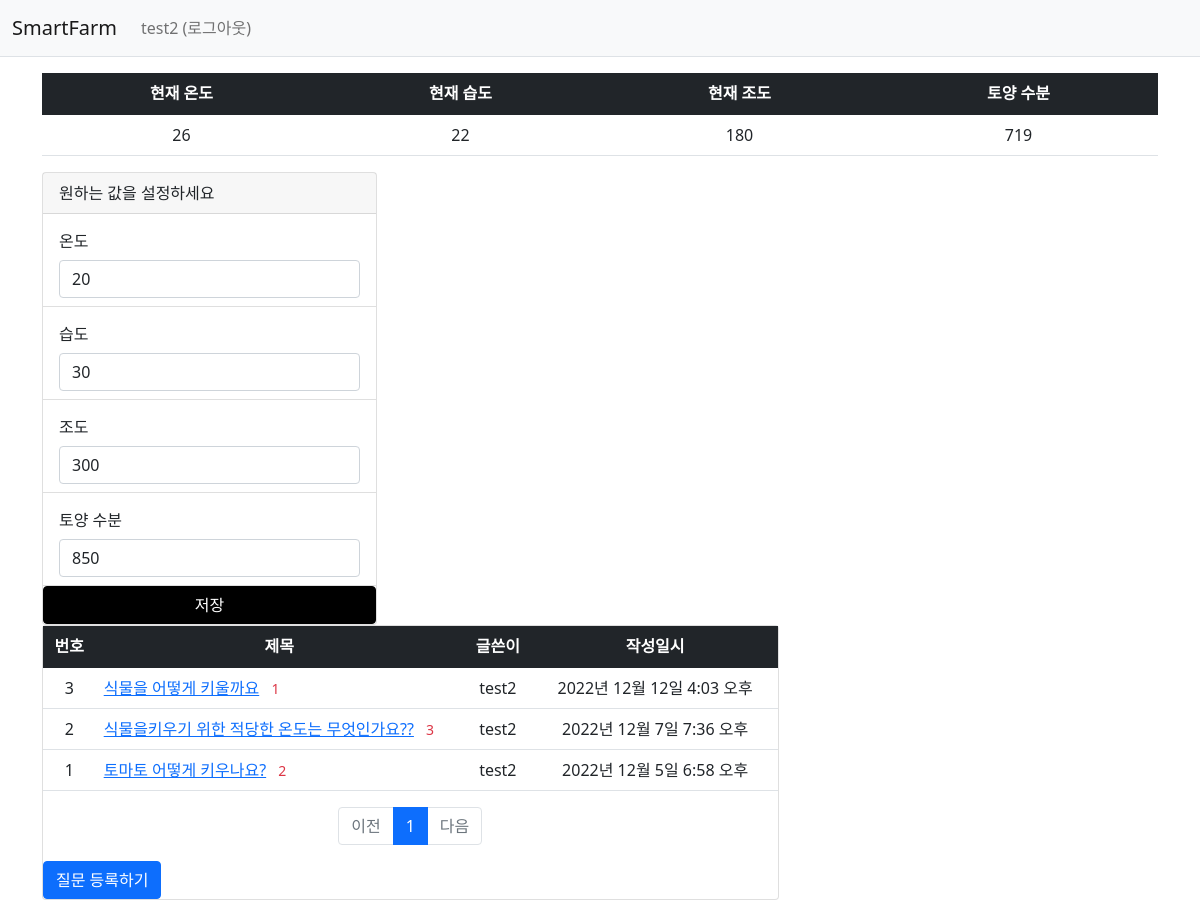
Screenshot of /farm/2/ (signed in) with the database file from the repository.
### common/models.py (models this page shows)
class CustomUser(AbstractUser):
    address = models.TextField()

### farm/models.py (models this page shows, shortened)
class Aduino(models.Model):
    useridx = models.IntegerField()
    author = models.ForeignKey(CustomUser, on_delete=models.CASCADE)
    devicer= models.IntegerField()
    temp = models.IntegerField()
    hum = models.IntegerField()
    illum = models.IntegerField()
    waterCycle= models.IntegerField()
    nowtemp = models.IntegerField()
    nowhum = models.IntegerField()
    nowillum = models.IntegerField()
    nowwaterCycle= models.IntegerField()

class Question(models.Model):
    author = models.ForeignKey(CustomUser, on_delete=models.CASCADE)
    subject = models.CharField(max_length=200)
    content = models.TextField()
    create_date = models.DateTimeField()

### farm/views.py (the view)
# urls.py: path('farm/<int:user_id>/', views.index, name='index'),
def index(request,user_id):
    aduino = get_object_or_404(Aduino, useridx=user_id)
    page = request.GET.get('page', '1')  # 페이지
    question_list = Question.objects.order_by('-create_date')
    paginator = Paginator(question_list, 10)  # 페이지당 10개씩 보여주기
    page_obj = paginator.get_page(page)
    context = {'aduino':aduino,'question_list': page_obj}
    return render(request, 'farm/dashboard.html', context)

### farm/templatetags/filter.py (called while the page is built)
@register.filter
def sub(value, arg):
    return value - arg

### templates/farm/dashboard.html (shortened to what this page needs)
{% extends 'base.html' %}
{% block content %}
{% if user.is_authenticated %}
{% load filter %}
  <div class="container my-3"  >
    <table class="table" id="here">
        <thead>
            <tr class="text-center table-dark">
                <th>현재 온도</th>
                <th >현재 습도</th>
                <th>현재 조도</th>
                <th>토양 수분</th>
            </tr>
        </thead>
        <tbody id="ajax">
        </tbody>
    </table>
    <div class="card" style="width: 30%; float:left; margin-right:50px;">
    <form method="post" action="{% url 'farm:aduino_insert' user.id %}">
        <div class="card-header" >원하는 값을 설정하세요</div>
        <ul class="list-group list-group-flush">
            <li class="list-group-item"><label for="temp" class="col-sm-6 col-form-label">온도 </label>
            <input type="text" class="form-control" name="temp" id="temp" value="{{ aduino.temp }}"
                   value="{{ form.temp.value|default_if_none:'' }}"></li>
            <li class="list-group-item"><label for="hum"class="col-sm-6 col-form-label">습도</label>
            <input type="text" class="form-control" name="hum" id="hum" value="{{ aduino.hum }}"
                          value="{{ form.hum.value|default_if_none:'' }}"></li>
            <li class="list-group-item"><label for="illum" class="col-sm-6 col-form-label">조도</label>
            <input type="text" class="form-control" name="illum" id="illum" value="{{ aduino.illum }}"
                                 value="{{ form.illum.value|default_if_none:'' }}"></li>
            <li class="list-group-item"><label for="waterCycle"class="col-sm-6 col-form-label">토양 수분</label>
            <input type="text" class="form-control" name="waterCycle" id="waterCycle"  value="{{ aduino.waterCycle }}"
                                        value="{{ form.waterCycle.value|default_if_none:'' }}"></li>
        <button type="submit" class="btn btn-primary" style="background-color:black; border-color:black;">저장</button>
      </ul>
  </form>
  </div>
<div class="card" style="width: 66%; float:left;">
  <form>
	<table class="table">
        <thead>
            <tr class="text-center table-dark">
                <th>번호</th>
                <th style="width:50%">제목</th>
                <th>글쓴이</th>
                <th>작성일시</th>
            </tr>
        </thead>
        <tbody>
        {% if question_list %}
        {% for question in question_list %}
        <tr class="text-center">
            <td>
                {{ question_list.paginator.count|sub:question_list.start_index|sub:forloop.counter0|add:1 }}
            </td>
            <td class="text-start">
                <a href="{% url 'farm:detail' question.id  %}">{{ question.subject }}</a>
                {% if question.answer_set.count > 0 %}
                <span class="text-danger small mx-2">{{ question.answer_set.count }}</span>
                {% endif %}
            </td>
            <td>{{ question.author.username }}</td>
            <td>{{ question.create_date }}</td>
        </tr>
        {% endfor %}
        {% else %}
        <tr>
            <td colspan="4">질문이 없습니다.</td>
        </tr>
        {% endif %}
        </tbody>
    </table>
      <ul class="pagination justify-content-center">
        {% if question_list.has_previous %}
        <li class="page-item">
            <a class="page-link" href="?page={{ question_list.previous_page_number }}">이전</a>
        </li>
        {% else %}
        <li class="page-item disabled">
            <a class="page-link" tabindex="-1" aria-disabled="true" href="#">이전</a>
        </li>
        {% endif %}
        {% for page_number in question_list.paginator.page_range %}
        {% if page_number >= question_list.number|add:-5 and page_number <= question_list.number|add:5 %}
        {% if page_number == question_list.number %}
        <li class="page-item active" aria-current="page">
            <a class="page-link" href="?page={{ page_number }}">{{ page_number }}</a>
        </li>
        {% else %}
        <li class="page-item">
            <a class="page-link" href="?page={{ page_number }}">{{ page_number }}</a>
        </li>
        {% endif %}
        {% endif %}
        {% endfor %}
        {% if question_list.has_next %}
        <li class="page-item">
            <a class="page-link" href="?page={{ question_list.next_page_number }}">다음</a>
        </li>
        {% else %}
        <li class="page-item disabled">
            <a class="page-link" tabindex="-1" aria-disabled="true" href="#">다음</a>
        </li>
        {% endif %}
    </ul>
    <a href="{% url 'farm:question_create' %}" class="btn btn-primary">질문 등록하기</a>
</form>
</div>
</div>
{% else %}
<head>
    <meta http-equiv="refresh" content="0; {% url 'common:login' %}">
</head>
{% endif %}
{%endblock%}

### templates/navbar.html (shortened to what this page needs)
<nav class="navbar navbar-expand-lg navbar-light bg-light border-bottom">
    <div class="container-fluid">
        {% if user.is_authenticated %}
        <a class="navbar-brand" href="{% url 'farm:index' user.id%}">SmartFarm</a>
        {% else %}
        <a class="navbar-brand" href="{% url 'common:login' %}">SmartFarm</a>
        {%endif%}
        <div class="collapse navbar-collapse" id="navbarSupportedContent">
            <ul class="navbar-nav me-auto mb-2 mb-lg-0">
                <li class="nav-item">
                    {% if user.is_authenticated %}
                    <a class="nav-link" href="{% url 'common:logout' %}">{{ user.username }} (로그아웃)</a>
                    {% else %}
                    <a class="nav-link" href="{% url 'common:login' %}">로그인</a>
                    {% endif %}
                </li>
            </ul>
        </div>
    </div>
</nav>

### rows the page displays
CustomUser: username "test2"
Aduino: temp "20", hum "30", illum "300", waterCycle "850"
Question: paginator.count|sub "3", subject "식물을 어떻게 키울까요", answer_set.count "1", author.username "test2", create_date "2022년 12월 12일 4:03 오후"
Question: paginator.count|sub "2", subject "식물을키우기 위한 적당한 온도는 무엇인가요??", answer_set.count "3", author.username "test2", create_date "2022년 12월 7일 7:36 오후"
Question: paginator.count|sub "1", subject "토마토 어떻게 키우나요?", answer_set.count "2", author.username "test2", create_date "2022년 12월 5일 6:58 오후"

### other values shown
{{ page_number }} "1"
